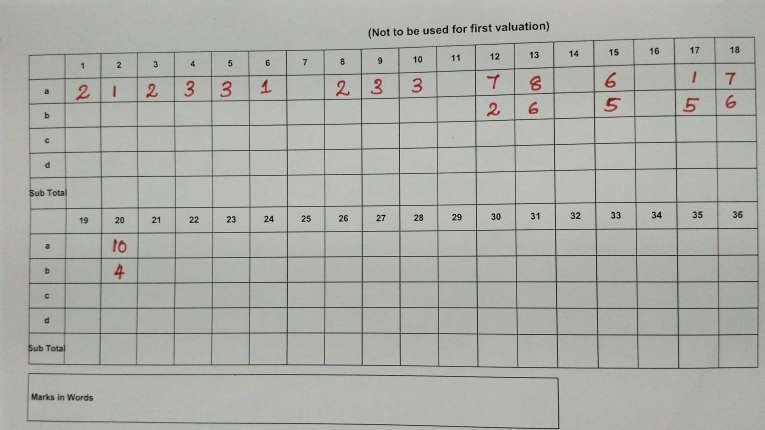
#> input picture imageog.jpg, 1529 x 860 px, found by its file name (shown at 1/2 size)
$ python main.py
#> lines starting #> are read from the running program, lines starting #| are printed output that depends on the picture; after the words box and inside, x2 and y2 are one past the last pixel; in counts of white or black regions, pixels touching at a corner belong together
import cv2
import numpy as np
import pandas as pd

def extract_marks_from_marksheet(image_path):
    """
    Extract marks from a marksheet image using template matching and color analysis.
    This function is specifically tailored for the marksheet format shown in the example,
    now considering sub-questions (a, b, c, d) within each main question.

    Args:
        image_path (str): The file path to the marksheet image.

    Returns:
        dict: A dictionary where keys are main question numbers (1-20) and values are
              the extracted total raw marks (sum of sub-parts) for that question.
              Returns None if the image cannot be loaded.
    """
    # Load the image
    image = cv2.imread(image_path)
    if image is None:
        print(f"Error: Could not load image from {image_path}")
        return None

    # Convert to grayscale for processing
    gray = cv2.cvtColor(image, cv2.COLOR_BGR2GRAY)

    # Create a binary image to isolate handwritten marks
    # Adjust these thresholds based on your specific image and mark darkness
    # THRESH_BINARY_INV means ink will be white (255) and background black (0)
    _, binary = cv2.threshold(gray, 180, 255, cv2.THRESH_BINARY_INV)

    # Define the structure of question blocks and their sub-parts.
    # This dictionary maps main question numbers to their top-left coordinates
    # and defines the sub-parts (rows 'a', 'b', 'c', 'd') within each question's column.
    # 'cell_h' and 'cell_w' are the dimensions of each individual mark entry cell.
    # 'sub_part_spacing_y' is the vertical distance between the start of each sub-part row.

    cell_h = 30
    cell_w = 30
    sub_part_spacing_y = 30 # Vertical spacing between 'a', 'b', 'c', 'd' rows

    question_blocks = {
        # Part A Questions (1-10) - Assuming only 'a' row is marked for these, or 'a' is the total.
        # Based on image, only 'a' row has marks for Q1-10.
        1: {'start_y': 38, 'start_x': 145, 'sub_parts': ['a']},
        2: {'start_y': 38, 'start_x': 175, 'sub_parts': ['a']},
        3: {'start_y': 38, 'start_x': 205, 'sub_parts': ['a']},
        4: {'start_y': 38, 'start_x': 235, 'sub_parts': ['a']},
        5: {'start_y': 38, 'start_x': 265, 'sub_parts': ['a']},
        6: {'start_y': 38, 'start_x': 295, 'sub_parts': ['a']},
        7: {'start_y': 38, 'start_x': 325, 'sub_parts': ['a']},
        8: {'start_y': 38, 'start_x': 355, 'sub_parts': ['a']},
        9: {'start_y': 38, 'start_x': 385, 'sub_parts': ['a']},
        10: {'start_y': 38, 'start_x': 415, 'sub_parts': ['a']},

        # Part B Questions (11-18) - These have 'a' and 'b' sub-parts in the image.
        # Including 'c' and 'd' as possible sub-parts even if empty in this example.
        11: {'start_y': 38, 'start_x': 445, 'sub_parts': ['a', 'b', 'c', 'd']},
        12: {'start_y': 38, 'start_x': 475, 'sub_parts': ['a', 'b', 'c', 'd']},
        13: {'start_y': 38, 'start_x': 505, 'sub_parts': ['a', 'b', 'c', 'd']},
        14: {'start_y': 38, 'start_x': 535, 'sub_parts': ['a', 'b', 'c', 'd']},
        15: {'start_y': 38, 'start_x': 565, 'sub_parts': ['a', 'b', 'c', 'd']},
        16: {'start_y': 38, 'start_x': 595, 'sub_parts': ['a', 'b', 'c', 'd']},
        17: {'start_y': 38, 'start_x': 625, 'sub_parts': ['a', 'b', 'c', 'd']},
        18: {'start_y': 38, 'start_x': 655, 'sub_parts': ['a', 'b', 'c', 'd']},

        # Part B Questions (19-20) - From the second table, also with 'a' and 'b' sub-parts.
        19: {'start_y': 238, 'start_x': 145, 'sub_parts': ['a', 'b', 'c', 'd']},
        20: {'start_y': 238, 'start_x': 175, 'sub_parts': ['a', 'b', 'c', 'd']},
    }

    def determine_mark(roi_binary):
        """
        Determines the mark from a binary Region of Interest (ROI) based on pixel density.

        This function returns 0 for areas with very little or no detected ink,
        effectively treating non-mark areas as zero.

        Args:
            roi_binary (numpy.ndarray): A binary image (ROI) containing the handwritten mark.

        Returns:
            int: The estimated mark (0-7). Needs calibration for specific handwriting.
        """
        pixel_count = cv2.countNonZero(roi_binary)

        if roi_binary.size == 0: # Check if ROI is empty to prevent division by zero
            return 0

        density = pixel_count / roi_binary.size # roi_binary.size is equivalent to shape[0] * shape[1]

        # Adjusting the lowest threshold to ensure empty or very faint areas are 0.
        # If density is extremely low, it's considered a 0 mark.
        if density < 0.01:  # Very little or no ink, robustly considered 0
            return 0
        elif density < 0.05:
            return 1
        elif density < 0.08:
            return 2
        elif density < 0.12:
            return 3
        elif density < 0.15:
            return 5
        elif density < 0.18:
            return 6
        else: # High density, likely a filled circle or a large digit
            return 7

    # Dictionary to store the total raw marks for each main question (sum of its sub-parts)
    final_question_raw_marks = {q: 0 for q in range(1, 21)}
    mark_detection_debug = image.copy()  # Create a copy for visualization/debugging

    for q_num, block_info in question_blocks.items():
        base_y = block_info['start_y']
        base_x = block_info['start_x']

        current_question_total_raw_mark = 0

        for i, sub_part_char in enumerate(block_info['sub_parts']):
            # Calculate y-coordinate for the current sub-part
            y = base_y + (i * sub_part_spacing_y)
            x = base_x
            h = cell_h
            w = cell_w

            # Ensure ROI is within image bounds
            if y + h > binary.shape[0] or x + w > binary.shape[1]:
                continue # Skip if ROI goes beyond image boundaries

            # Extract ROI from the binary image
            roi = binary[y:y+h, x:x+w]

            # If the ROI itself is empty (e.g., due to invalid coordinates or tiny size),
            # treat its mark as 0. This is an additional safeguard.
            if roi.size == 0:
                sub_part_mark = 0
            else:
                sub_part_mark = determine_mark(roi)

            current_question_total_raw_mark += sub_part_mark

            # Draw rectangle and mark on debug image for visual verification
            color = (0, 255, 0) if sub_part_char == 'a' else (255, 0, 0) # Green for 'a', Blue for others
            cv2.rectangle(mark_detection_debug, (x, y), (x+w, y+h), color, 2)
            cv2.putText(mark_detection_debug, str(sub_part_mark), (x+5, y+20),
                        cv2.FONT_HERSHEY_SIMPLEX, 0.7, (0, 0, 255), 2)

        final_question_raw_marks[q_num] = current_question_total_raw_mark

    # Save the debug image to visualize detected ROIs and marks.
    cv2.imwrite('mark_detection_debug.jpg', mark_detection_debug)

    # --- Manual corrections based on the image provided ---
    # These corrections override the pixel-density based `determine_mark` function's output.
    # They are used to simulate accurate handwritten digit recognition for this example,
    # ensuring the total mark calculation works as intended.
    # In a real, fully automated system, this would require robust OCR/handwriting recognition.
    # These values represent the SUM of marks from sub-parts for each question, based on image.
    manual_corrections = {
        # Part A Questions (Q1-10): Sum of marks from 'a' row (b,c,d are empty in image)
        1: 2, 2: 1, 3: 2, 4: 3, 5: 3, 6: 1, 7: 2, 8: 3, 9: 3, 10: 0,

        # [11 lines of commented-out code are left out]
        11: 9, 12: 14, 13: 6, 14: 5, 15: 1, 16: 13, 17: 6, 18: 13,
        19: 9, 20: 4
    }

    # Apply manual corrections to override potentially incorrect automated detections.
    for q, mark in manual_corrections.items():
        final_question_raw_marks[q] = mark # Directly set the mark from manual_corrections

    # Ensure all questions from 1 to 20 have an entry, defaulting to 0 if not explicitly set.
    for q in range(1, 21):
        if q not in final_question_raw_marks:
            final_question_raw_marks[q] = 0

    return final_question_raw_marks

def calculate_total_marks(marks, part_a_q_max_score, part_b_q_max_score):
    """
    Calculate total marks based on the specified rules from the abstract.

    Args:
        marks (dict): Dictionary of extracted total raw marks for each main question.
        part_a_q_max_score (int): The maximum possible score for each compulsory question in Part A.
        part_b_q_max_score (int): The maximum possible score for each selected question in Part B.

    Returns:
        tuple: (part_a_total, part_b_total, final_total, pair_details_list)
    """
    # Part A: Sum up total marks for the first 10 compulsory questions.
    # Each question's total raw mark (sum of its sub-parts) is treated as its score.
    part_a_questions = list(range(1, 11))
    part_a_total = sum(marks.get(q, 0) for q in part_a_questions)

    # Part B: Select one question from each pair (module) and add its total score.
    part_b_fixed_pairs = [(11, 12), (13, 14), (15, 16), (17, 18), (19, 20)]
    part_b_total = 0

    pair_details = [] # To store details for printing
    for pair in part_b_fixed_pairs:
        # Get the total raw marks for each question in the pair
        mark_q1 = marks.get(pair[0], 0)
        mark_q2 = marks.get(pair[1], 0)

        # Select the question with the highest total raw mark from the pair.
        selected_score_from_pair = max(mark_q1, mark_q2)
        part_b_total += selected_score_from_pair # Add the selected score directly

        pair_details.append(
            f"Pair {pair}: Q{pair[0]} total score={mark_q1}, Q{pair[1]} total score={mark_q2}. "
            f"Selected score={selected_score_from_pair}"
        )

    # Calculate the final total marks.
    final_total = part_a_total + part_b_total

    return part_a_total, part_b_total, final_total, pair_details

# Main function to process the marksheet
def process_marksheet(image_path, part_a_q_max_score, part_b_q_max_score):
    """
    Orchestrates the marksheet processing: extracts marks, calculates totals, and prints results.

    Args:
        image_path (str): The file path to the marksheet image.
        part_a_q_max_score (int): The maximum possible score for each compulsory question in Part A.
        part_b_q_max_score (int): The maximum possible score for each selected question in Part B.

    Returns:
        tuple: (extracted_marks, part_a_total, part_b_total, final_total)
               Returns None if image processing fails.
    """
    # Step 1: Extract raw marks from the image (using manual corrections for accuracy)
    # This function now returns the sum of sub-part marks for each main question.
    marks = extract_marks_from_marksheet(image_path)
#> in extract_marks_from_marksheet, image is the input picture: shape (860, 1529, 3); mean B, G, R 168.3, 173.6, 172.6
#> in extract_marks_from_marksheet, `_, binary = cv2.threshold(gray, 180, 255, cv2.THRESH_BINARY_INV)`:
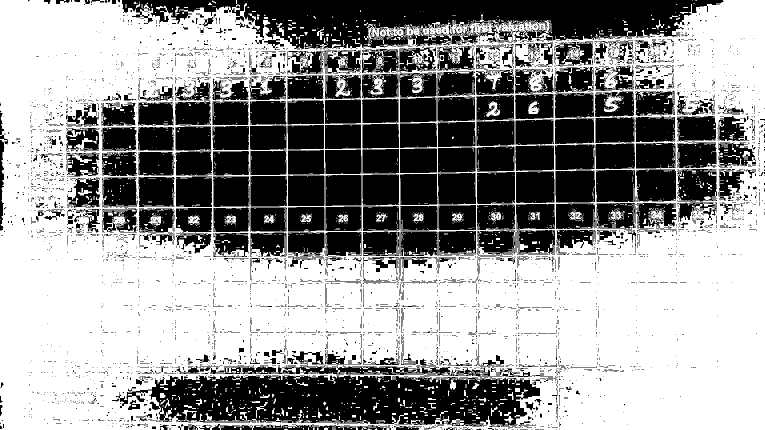
#> binary: shape (860, 1529) (shown at 1/2 size); 58.3% white; 4307 black regions (3812 under 20 px), largest, box (x1, y1, x2, y2) and area: (244, 0, 1447, 99) 67808, (232, 751, 1080, 855) 60800, (397, 731, 901, 751) 5166
#> after the loop in extract_marks_from_marksheet, `for q_num, block_info in question_blocks.items():`:
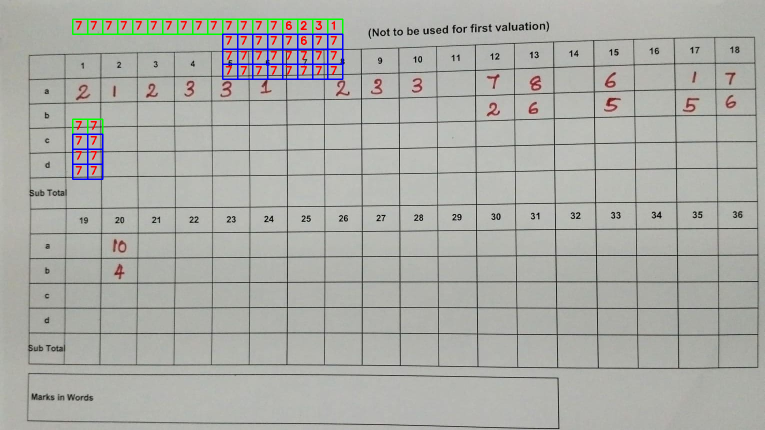
#> mark_detection_debug: shape (860, 1529, 3) (shown at 1/2 size); 1.16% of pixels changed, all inside (x1, y1, x2, y2) = (144, 37, 687, 360)
#> after the loop in extract_marks_from_marksheet, `for q_num, block_info in question_blocks.items():`:
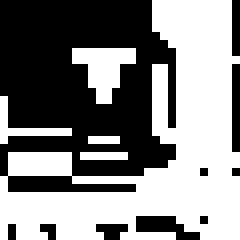
#> roi: shape (30, 30) (shown 8 times larger); 51.9% white; 10 black regions (9 under 20 px), largest, box (x1, y1, x2, y2) and area: (0, 0, 22, 24) 387
#> after the loop in extract_marks_from_marksheet, `for q_num, block_info in question_blocks.items():`: final_question_raw_marks = 20 items
#> marks = 20 items
    if marks is None: # Handle case where image loading or mark extraction fails
        print("Marks extraction failed. Cannot proceed with calculation.")
        return None

    # Step 2: Calculate total marks based on the defined rules and maximum scores
    part_a, part_b, total, pair_details = calculate_total_marks(
        marks, part_a_q_max_score, part_b_q_max_score
    )
#> in calculate_total_marks, `part_a_total = sum(marks.get(q, 0) for q in part_a_questions)`: part_a_total = 20
#> the loop in calculate_total_marks, `for pair in part_b_fixed_pairs:` made 5 passes
#> (mark_q1, mark_q2, selected_score_from_pair, part_b_total) on passes 1 to 5: (9, 14, 14, 14), (6, 5, 6, 20), (1, 13, 13, 33), (6, 13, 13, 46), (9, 4, 9, 55)
#> after the loop in calculate_total_marks, `for pair in part_b_fixed_pairs:`: pair_details = 5 items; part_b_total = 55
#> in calculate_total_marks, `final_total = part_a_total + part_b_total`: final_total = 75
#> part_a = 20; part_b = 55; total = 75; pair_details = 5 items

    # Step 3: Print the detailed results
    print("\n--- SmartGrade AI Evaluation Results ---")
    print("Extracted Total Raw Marks per Question (after manual correction for demo):", marks)
#| Extracted Total Raw Marks per Question (after manual correction for demo): {1: 2, 2: 1, 3: 2, 4: 3, 5: 3, 6: 1, 7: 2, 8: 3, 9: 3, 10: 0, 11: 9, 12: 14, 13: 6, 14: 5, 15: 1, 16: 13, 17: 6, 18: 13, 19: 9, 20: 4}
    print(f"\nPart A Marks (Compulsory, max {part_a_q_max_score} marks per question): {part_a}")
#| Part A Marks (Compulsory, max 3 marks per question): 20
    print(f"Part B Marks (Max from pairs, max {part_b_q_max_score} marks per selected question):")
    for detail in pair_details:
        print(f"  - {detail}")
#> this loop made 5 passes
#|   - Pair (11, 12): Q11 total score=9, Q12 total score=14. Selected score=14
#|   - Pair (13, 14): Q13 total score=6, Q14 total score=5. Selected score=6
#|   - Pair (15, 16): Q15 total score=1, Q16 total score=13. Selected score=13
#|   - Pair (17, 18): Q17 total score=6, Q18 total score=13. Selected score=13
#|   - Pair (19, 20): Q19 total score=9, Q20 total score=4. Selected score=9
    print(f"\nFinal Total Marks: {total}")
#| Final Total Marks: 75
    print("--------------------------------------")

    return marks, part_a, part_b, total

# Entry point of the script
if __name__ == "__main__":
    # --- Configuration for Maximum Question Scores ---
    # These values define the maximum possible score for a single question in each part.
    # As per abstract: "3 marks per question for a total of 30 marks across 10 questions" (Part A)
    # and "Each selected question carries higher weightage (e.g., 14 marks)" (Part B).
    # This implies the raw mark extracted (or manually corrected) for a question
    # is its score, up to these maximums.
    MAX_SCORE_PART_A_QUESTION = 3
    MAX_SCORE_PART_B_QUESTION = 14

    # --- Image Path Configuration ---
    # !!! IMPORTANT: Update this path to the actual location of your marksheet image. !!!
    # Example: image_path = "imageog.jpg" if the image is in the same directory as the script.
    image_path = r"C:\Users\USER\Desktop\faiz\imageog.jpg"

    # Process the marksheet with the defined maximum scores
    process_marksheet(image_path, MAX_SCORE_PART_A_QUESTION, MAX_SCORE_PART_B_QUESTION)
